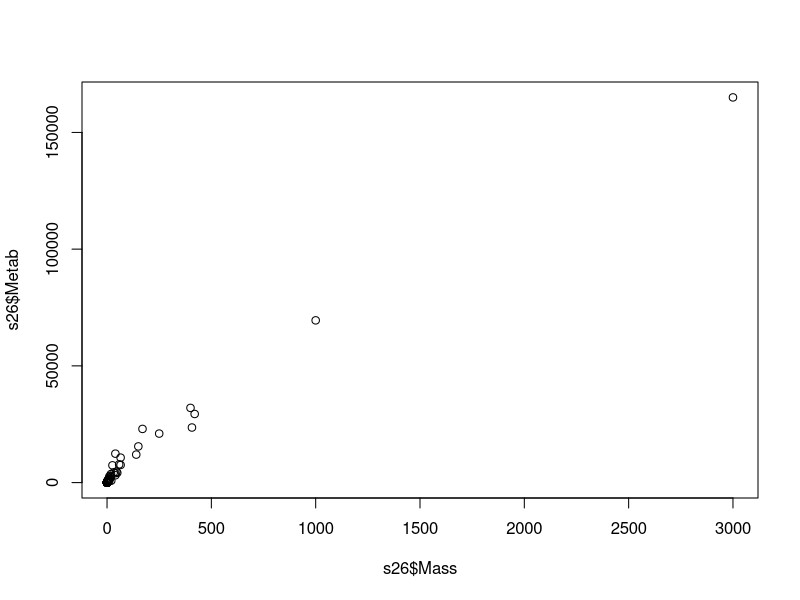
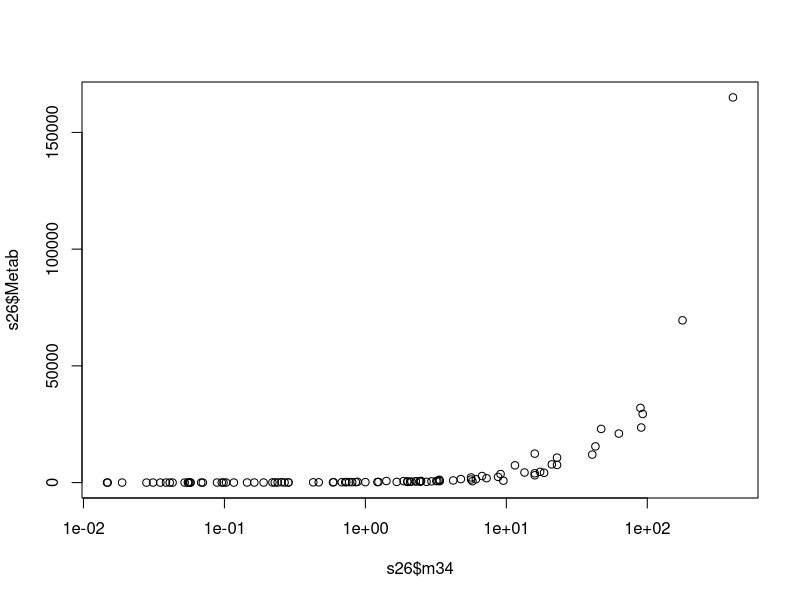
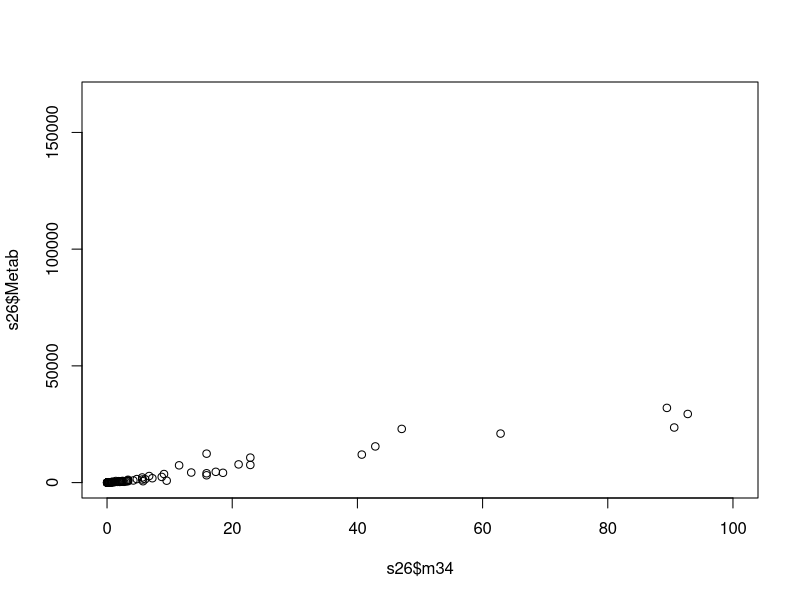
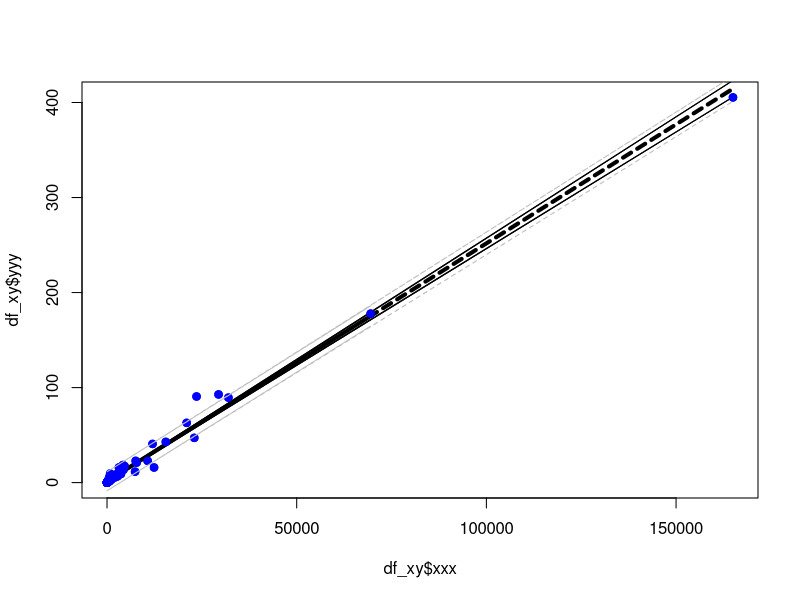
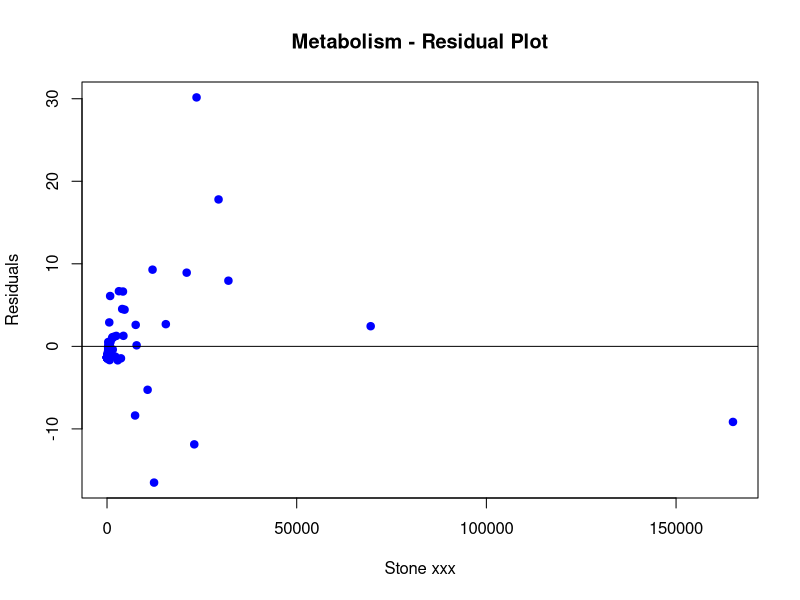
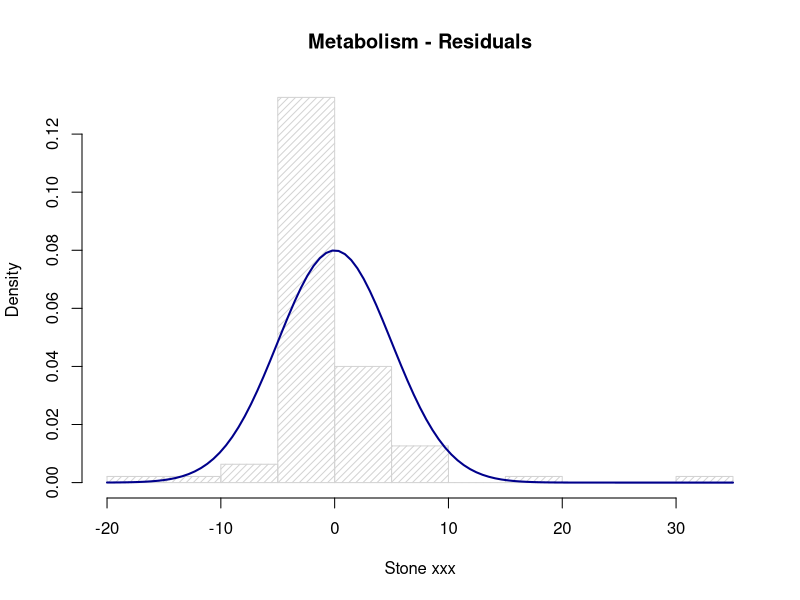

Reproduce these figures in R, in order.
## ---- chunk 1
knitr::opts_chunk$set(echo = TRUE)
## ---- chunk 2

home_dir <- "~/_smu/_src/metabolism/"
setwd(home_dir)

data_dir <- "./data"

setwd(data_dir)

s26 <- read.csv("ex0826.csv", stringsAsFactors = FALSE)

setwd(home_dir)

exp <- 0.75
s26$m34 <- s26$Mass^exp
str(s26)

plot(s26$Metab ~ s26$Mass)
plot(s26$Metab ~ s26$m34, log = "x")
plot(s26$Metab ~ s26$m34, xlim=c(0,100))

# ... define data set to analyze 

df_xy <- data.frame(s26$Metab, s26$m34)
names(df_xy) <- c("xxx", "yyy")

str(df_xy)

## ---- chunk 3


fit_all <- lm(yyy ~ xxx, data = df_xy)

df_xy_conf_int <- as.data.frame(predict(fit_all, df_xy , interval = "confidence"))

plot(df_xy$yyy ~ df_xy$xxx, col = 'blue', pch = 19)
polygon(c(df_xy$xxx, rev(df_xy$xxx)),
		c(df_xy_conf_int$lwr, rev(df_xy_conf_int$upr)),col="lightgrey")

lines(fit_all$fitted.values ~ df_xy$xxx, col = 'black', lwd = 4, lty = 3)

lines(df_xy_conf_int$lwr ~ df_xy$xxx, col = 'black', lwd = 1)
lines(df_xy_conf_int$upr ~ df_xy$xxx, col = 'black', lwd = 1)

points(df_xy$yyy ~ df_xy$xxx, col = 'blue', pch = 19)

df_xy_pred_int <- as.data.frame(predict(fit_all, df_xy, interval = "predict"))

lines(df_xy_pred_int$lwr ~ df_xy$xxx, col = 'grey', lwd = 1, lty = 2)
lines(df_xy_pred_int$upr ~ df_xy$xxx, col = 'grey', lwd = 1, lty = 2)

## ---- chunk 4

summary(fit_all)

## ---- chunk 5

alpha <- 0.05
dof <- dim(df_xy)[1] - 2
crit_value <- qt(1 - alpha/2, dim(df_xy)[1] - 2)

t_value <- coef(summary(fit_all))["xxx","t value"]
p_value <- coef(summary(fit_all))["xxx","Pr(>|t|)"]

if (p_value < alpha)
{
	acc_rej <- "Reject Ho"
	is_is_not <- "is"
	does_does_not <- "does not"
} else {
	acc_rej <- "Do not Reject Ho"
	is_is_not <- "is not"
	does_does_not <- "does"
}

cnf_intrvl <- confint(fit_all, 'xxx', level = 1 - alpha)
cnf_intrvl_lwr <- cnf_intrvl[1,1]
cnf_intrvl_upr <- cnf_intrvl[1,2]

print_cnf_intrvl <- paste0(sprintf("(%9.3f", cnf_intrvl_lwr), sprintf(", %9.3f)", cnf_intrvl_upr))

## ---- chunk 6

alpha <- 0.05
dof <- dim(df_xy)[1] - 2
crit_value <- qt(1 - alpha/2, dim(df_xy)[1] - 2)

t_value <- coef(summary(fit_all))["(Intercept)","t value"]
p_value <- coef(summary(fit_all))["(Intercept)","Pr(>|t|)"]

if (p_value < alpha)
{
	acc_rej <- "Reject Ho"
	is_is_not <- "is"
	does_does_not <- "does not"
} else {
	acc_rej <- "Do not Reject Ho"
	is_is_not <- "is not"
	does_does_not <- "does"
}

cnf_intrvl <- confint(fit_all, '(Intercept)', level = 1 - alpha)
cnf_intrvl_lwr <- cnf_intrvl[1,1]
cnf_intrvl_upr <- cnf_intrvl[1,2]

print_cnf_intrvl <- paste0(sprintf("(%9.3f", cnf_intrvl_lwr), sprintf(", %9.3f)", cnf_intrvl_upr))

## ---- chunk 7

b0 <- fit_all$coefficients[1]
b1 <- fit_all$coefficients[2]

## ---- chunk 8

cnf_intrvl <- predict(fit_all, data.frame(xxx = 4.5) , interval = "confidence")
cnf_intrvl_lwr <- cnf_intrvl[1,2]
cnf_intrvl_upr <- cnf_intrvl[1,3]

print_cnf_intrvl <- paste0(sprintf("(%9.3f", cnf_intrvl_lwr), sprintf(", %9.3f)", cnf_intrvl_upr))

## ---- chunk 9

prd_intrvl <- predict(fit_all, data.frame(xxx = 4.5) , interval = "predict")
prd_intrvl_lwr <- prd_intrvl[1,2]
prd_intrvl_upr <- prd_intrvl[1,3]

print_prd_intrvl <- paste0(sprintf("(%9.3f", prd_intrvl_lwr), sprintf(", %9.3f)", prd_intrvl_upr))

## ---- chunk 10

yyy_res = resid(fit_all)

plot(df_xy$xxx, yyy_res, 
     pch = 19,
	 col = "blue",
	 ylab="Residuals",
	 xlab="Stone xxx", 
     main="Metabolism - Residual Plot") 
abline(0, 0)

## ---- chunk 11

res_mean <- mean(yyy_res)
res_std <- sqrt(var(yyy_res))

hist(yyy_res, density=20, breaks = 10, prob = TRUE, 
     xlab="Stone xxx",
#	 ylim=c(0, 10), 
     main="Metabolism - Residuals")
curve(dnorm(x, mean = res_mean, sd = res_std),
	  col = "darkblue",
	  lwd = 2,
	  add = TRUE,
	  yaxt = "n")

